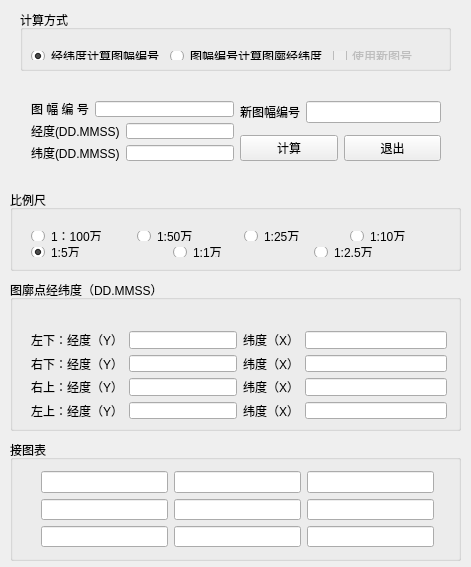
<?xml version="1.0" encoding="UTF-8"?>
<ui version="4.0">
 <class>UI_MapFrameTool</class>
 <widget class="QWidget" name="UI_MapFrameTool">
  <property name="geometry">
   <rect>
    <x>0</x>
    <y>0</y>
    <width>471</width>
    <height>567</height>
   </rect>
  </property>
  <property name="windowTitle">
   <string>图幅信息计算器</string>
  </property>
  <widget class="QGroupBox" name="groupBox_IndexMap">
   <property name="geometry">
    <rect>
     <x>10</x>
     <y>440</y>
     <width>451</width>
     <height>121</height>
    </rect>
   </property>
   <property name="title">
    <string>接图表</string>
   </property>
   <widget class="QWidget" name="layoutWidget">
    <property name="geometry">
     <rect>
      <x>20</x>
      <y>20</y>
      <width>415</width>
      <height>98</height>
     </rect>
    </property>
    <layout class="QVBoxLayout" name="verticalLayout_6">
     <item>
      <layout class="QHBoxLayout" name="horizontalLayout_18">
       <item>
        <widget class="QLineEdit" name="lineEdit_table11">
         <property name="enabled">
          <bool>true</bool>
         </property>
         <property name="alignment">
          <set>Qt::AlignCenter</set>
         </property>
         <property name="readOnly">
          <bool>true</bool>
         </property>
        </widget>
       </item>
       <item>
        <widget class="QLineEdit" name="lineEdit_table12">
         <property name="enabled">
          <bool>true</bool>
         </property>
         <property name="alignment">
          <set>Qt::AlignCenter</set>
         </property>
         <property name="readOnly">
          <bool>true</bool>
         </property>
        </widget>
       </item>
       <item>
        <widget class="QLineEdit" name="lineEdit_table13">
         <property name="enabled">
          <bool>true</bool>
         </property>
         <property name="alignment">
          <set>Qt::AlignCenter</set>
         </property>
         <property name="readOnly">
          <bool>true</bool>
         </property>
        </widget>
       </item>
      </layout>
     </item>
     <item>
      <layout class="QHBoxLayout" name="horizontalLayout_19">
       <item>
        <widget class="QLineEdit" name="lineEdit_table21">
         <property name="enabled">
          <bool>true</bool>
         </property>
         <property name="alignment">
          <set>Qt::AlignCenter</set>
         </property>
         <property name="readOnly">
          <bool>true</bool>
         </property>
        </widget>
       </item>
       <item>
        <widget class="QLineEdit" name="lineEdit_table22">
         <property name="enabled">
          <bool>true</bool>
         </property>
         <property name="alignment">
          <set>Qt::AlignCenter</set>
         </property>
         <property name="readOnly">
          <bool>true</bool>
         </property>
        </widget>
       </item>
       <item>
        <widget class="QLineEdit" name="lineEdit_table23">
         <property name="enabled">
          <bool>true</bool>
         </property>
         <property name="alignment">
          <set>Qt::AlignCenter</set>
         </property>
         <property name="readOnly">
          <bool>true</bool>
         </property>
        </widget>
       </item>
      </layout>
     </item>
     <item>
      <layout class="QHBoxLayout" name="horizontalLayout_20">
       <item>
        <widget class="QLineEdit" name="lineEdit_table31">
         <property name="enabled">
          <bool>true</bool>
         </property>
         <property name="alignment">
          <set>Qt::AlignCenter</set>
         </property>
         <property name="readOnly">
          <bool>true</bool>
         </property>
        </widget>
       </item>
       <item>
        <widget class="QLineEdit" name="lineEdit_table32">
         <property name="enabled">
          <bool>true</bool>
         </property>
         <property name="alignment">
          <set>Qt::AlignCenter</set>
         </property>
         <property name="readOnly">
          <bool>true</bool>
         </property>
        </widget>
       </item>
       <item>
        <widget class="QLineEdit" name="lineEdit_table33">
         <property name="enabled">
          <bool>true</bool>
         </property>
         <property name="alignment">
          <set>Qt::AlignCenter</set>
         </property>
         <property name="readOnly">
          <bool>true</bool>
         </property>
        </widget>
       </item>
      </layout>
     </item>
    </layout>
   </widget>
  </widget>
  <widget class="QGroupBox" name="groupBox_MapBorder">
   <property name="geometry">
    <rect>
     <x>10</x>
     <y>280</y>
     <width>451</width>
     <height>151</height>
    </rect>
   </property>
   <property name="title">
    <string>图廓点经纬度（DD.MMSS）</string>
   </property>
   <widget class="QWidget" name="layoutWidget">
    <property name="geometry">
     <rect>
      <x>10</x>
      <y>40</y>
      <width>438</width>
      <height>110</height>
     </rect>
    </property>
    <layout class="QHBoxLayout" name="horizontalLayout_17">
     <item>
      <layout class="QVBoxLayout" name="verticalLayout_5">
       <item>
        <layout class="QHBoxLayout" name="horizontalLayout_9">
         <item>
          <widget class="QLabel" name="label_3">
           <property name="text">
            <string>左下：经度（Y）</string>
           </property>
          </widget>
         </item>
         <item>
          <widget class="QLineEdit" name="lineEdit_LonBottomLeft">
           <property name="enabled">
            <bool>true</bool>
           </property>
           <property name="alignment">
            <set>Qt::AlignCenter</set>
           </property>
           <property name="readOnly">
            <bool>true</bool>
           </property>
          </widget>
         </item>
        </layout>
       </item>
       <item>
        <layout class="QHBoxLayout" name="horizontalLayout_10">
         <item>
          <widget class="QLabel" name="label_6">
           <property name="text">
            <string>右下：经度（Y）</string>
           </property>
          </widget>
         </item>
         <item>
          <widget class="QLineEdit" name="lineEdit_LonBottomRight">
           <property name="enabled">
            <bool>true</bool>
           </property>
           <property name="alignment">
            <set>Qt::AlignCenter</set>
           </property>
           <property name="readOnly">
            <bool>true</bool>
           </property>
          </widget>
         </item>
        </layout>
       </item>
       <item>
        <layout class="QHBoxLayout" name="horizontalLayout_11">
         <item>
          <widget class="QLabel" name="label_7">
           <property name="text">
            <string>右上：经度（Y）</string>
           </property>
          </widget>
         </item>
         <item>
          <widget class="QLineEdit" name="lineEdit_LonUpperRight">
           <property name="enabled">
            <bool>true</bool>
           </property>
           <property name="alignment">
            <set>Qt::AlignCenter</set>
           </property>
           <property name="readOnly">
            <bool>true</bool>
           </property>
          </widget>
         </item>
        </layout>
       </item>
       <item>
        <layout class="QHBoxLayout" name="horizontalLayout_12">
         <item>
          <widget class="QLabel" name="label_8">
           <property name="text">
            <string>左上：经度（Y）</string>
           </property>
          </widget>
         </item>
         <item>
          <widget class="QLineEdit" name="lineEdit_LonUpperLeft">
           <property name="enabled">
            <bool>true</bool>
           </property>
           <property name="alignment">
            <set>Qt::AlignCenter</set>
           </property>
           <property name="readOnly">
            <bool>true</bool>
           </property>
          </widget>
         </item>
        </layout>
       </item>
      </layout>
     </item>
     <item>
      <layout class="QVBoxLayout" name="verticalLayout_3">
       <item>
        <layout class="QHBoxLayout" name="horizontalLayout_13">
         <item>
          <widget class="QLabel" name="label_11">
           <property name="text">
            <string>纬度（X）</string>
           </property>
          </widget>
         </item>
         <item>
          <widget class="QLineEdit" name="lineEdit_LatBottomLeft">
           <property name="enabled">
            <bool>true</bool>
           </property>
           <property name="alignment">
            <set>Qt::AlignCenter</set>
           </property>
           <property name="readOnly">
            <bool>true</bool>
           </property>
          </widget>
         </item>
        </layout>
       </item>
       <item>
        <layout class="QHBoxLayout" name="horizontalLayout_14">
         <item>
          <widget class="QLabel" name="label_12">
           <property name="text">
            <string>纬度（X）</string>
           </property>
          </widget>
         </item>
         <item>
          <widget class="QLineEdit" name="lineEdit_LatBottomRight">
           <property name="enabled">
            <bool>true</bool>
           </property>
           <property name="alignment">
            <set>Qt::AlignCenter</set>
           </property>
           <property name="readOnly">
            <bool>true</bool>
           </property>
          </widget>
         </item>
        </layout>
       </item>
       <item>
        <layout class="QHBoxLayout" name="horizontalLayout_15">
         <item>
          <widget class="QLabel" name="label_13">
           <property name="text">
            <string>纬度（X）</string>
           </property>
          </widget>
         </item>
         <item>
          <widget class="QLineEdit" name="lineEdit_LatUpperRight">
           <property name="enabled">
            <bool>true</bool>
           </property>
           <property name="alignment">
            <set>Qt::AlignCenter</set>
           </property>
           <property name="readOnly">
            <bool>true</bool>
           </property>
          </widget>
         </item>
        </layout>
       </item>
       <item>
        <layout class="QHBoxLayout" name="horizontalLayout_16">
         <item>
          <widget class="QLabel" name="label_14">
           <property name="text">
            <string>纬度（X）</string>
           </property>
          </widget>
         </item>
         <item>
          <widget class="QLineEdit" name="lineEdit_LatUpperLeft">
           <property name="enabled">
            <bool>true</bool>
           </property>
           <property name="alignment">
            <set>Qt::AlignCenter</set>
           </property>
           <property name="readOnly">
            <bool>true</bool>
           </property>
          </widget>
         </item>
        </layout>
       </item>
      </layout>
     </item>
    </layout>
   </widget>
  </widget>
  <widget class="QGroupBox" name="groupBox_Scale">
   <property name="geometry">
    <rect>
     <x>10</x>
     <y>190</y>
     <width>451</width>
     <height>81</height>
    </rect>
   </property>
   <property name="title">
    <string>比例尺</string>
   </property>
   <widget class="QWidget" name="layoutWidget">
    <property name="geometry">
     <rect>
      <x>10</x>
      <y>30</y>
      <width>441</width>
      <height>48</height>
     </rect>
    </property>
    <layout class="QVBoxLayout" name="verticalLayout_4">
     <item>
      <layout class="QHBoxLayout" name="horizontalLayout_3">
       <item>
        <widget class="QRadioButton" name="radioButton_Scale100">
         <property name="text">
          <string>1：100万</string>
         </property>
         <property name="checked">
          <bool>true</bool>
         </property>
        </widget>
       </item>
       <item>
        <widget class="QRadioButton" name="radioButton_Scale50">
         <property name="text">
          <string>1:50万</string>
         </property>
        </widget>
       </item>
       <item>
        <widget class="QRadioButton" name="radioButton_Scale25">
         <property name="text">
          <string>1:25万</string>
         </property>
        </widget>
       </item>
       <item>
        <widget class="QRadioButton" name="radioButton_Scale10">
         <property name="text">
          <string>1:10万</string>
         </property>
        </widget>
       </item>
      </layout>
     </item>
     <item>
      <layout class="QHBoxLayout" name="horizontalLayout_2">
       <item>
        <widget class="QRadioButton" name="radioButton_Scale5">
         <property name="text">
          <string>1:5万</string>
         </property>
         <property name="checked">
          <bool>true</bool>
         </property>
        </widget>
       </item>
       <item>
        <widget class="QRadioButton" name="radioButton_Scale1">
         <property name="text">
          <string>1:1万</string>
         </property>
        </widget>
       </item>
       <item>
        <widget class="QRadioButton" name="radioButton_Scale25000">
         <property name="text">
          <string>1:2.5万</string>
         </property>
        </widget>
       </item>
      </layout>
     </item>
    </layout>
   </widget>
  </widget>
  <widget class="QGroupBox" name="groupBox_CalStyle">
   <property name="geometry">
    <rect>
     <x>20</x>
     <y>10</y>
     <width>431</width>
     <height>61</height>
    </rect>
   </property>
   <property name="title">
    <string>计算方式</string>
   </property>
   <widget class="QWidget" name="layoutWidget">
    <property name="geometry">
     <rect>
      <x>0</x>
      <y>30</y>
      <width>431</width>
      <height>31</height>
     </rect>
    </property>
    <layout class="QHBoxLayout" name="horizontalLayout">
     <item>
      <widget class="QRadioButton" name="radioButton_FromLonLat">
       <property name="text">
        <string>经纬度计算图幅编号</string>
       </property>
       <property name="checked">
        <bool>true</bool>
       </property>
      </widget>
     </item>
     <item>
      <widget class="QRadioButton" name="radioButton_FromPicture">
       <property name="text">
        <string>图幅编号计算图廓经纬度</string>
       </property>
      </widget>
     </item>
     <item>
      <widget class="QCheckBox" name="checkBox_BoolNewPicture">
       <property name="enabled">
        <bool>false</bool>
       </property>
       <property name="text">
        <string>使用新图号</string>
       </property>
      </widget>
     </item>
    </layout>
   </widget>
  </widget>
  <widget class="QWidget" name="layoutWidget">
   <property name="geometry">
    <rect>
     <x>20</x>
     <y>90</y>
     <width>432</width>
     <height>82</height>
    </rect>
   </property>
   <layout class="QHBoxLayout" name="horizontalLayout_21">
    <item>
     <layout class="QVBoxLayout" name="verticalLayout">
      <item>
       <layout class="QHBoxLayout" name="horizontalLayout_6">
        <item>
         <widget class="QLabel" name="label">
          <property name="text">
           <string>图 幅 编 号</string>
          </property>
         </widget>
        </item>
        <item>
         <widget class="QLineEdit" name="lineEdit_OldPitcureID">
          <property name="alignment">
           <set>Qt::AlignCenter</set>
          </property>
         </widget>
        </item>
       </layout>
      </item>
      <item>
       <layout class="QHBoxLayout" name="horizontalLayout_5">
        <item>
         <widget class="QLabel" name="label_2">
          <property name="text">
           <string>经度(DD.MMSS)</string>
          </property>
         </widget>
        </item>
        <item>
         <widget class="QLineEdit" name="lineEdit_PictureLon">
          <property name="alignment">
           <set>Qt::AlignCenter</set>
          </property>
         </widget>
        </item>
       </layout>
      </item>
      <item>
       <layout class="QHBoxLayout" name="horizontalLayout_4">
        <item>
         <widget class="QLabel" name="label_5">
          <property name="text">
           <string>纬度(DD.MMSS)</string>
          </property>
         </widget>
        </item>
        <item>
         <widget class="QLineEdit" name="lineEdit_PictureLat">
          <property name="alignment">
           <set>Qt::AlignCenter</set>
          </property>
         </widget>
        </item>
       </layout>
      </item>
     </layout>
    </item>
    <item>
     <layout class="QVBoxLayout" name="verticalLayout_2">
      <item>
       <layout class="QHBoxLayout" name="horizontalLayout_7">
        <item>
         <widget class="QLabel" name="label_4">
          <property name="text">
           <string>新图幅编号</string>
          </property>
         </widget>
        </item>
        <item>
         <widget class="QLineEdit" name="lineEdit_NewPitcureID">
          <property name="enabled">
           <bool>true</bool>
          </property>
          <property name="alignment">
           <set>Qt::AlignCenter</set>
          </property>
          <property name="readOnly">
           <bool>false</bool>
          </property>
         </widget>
        </item>
       </layout>
      </item>
      <item>
       <spacer name="verticalSpacer">
        <property name="orientation">
         <enum>Qt::Vertical</enum>
        </property>
        <property name="sizeHint" stdset="0">
         <size>
          <width>20</width>
          <height>40</height>
         </size>
        </property>
       </spacer>
      </item>
      <item>
       <layout class="QHBoxLayout" name="horizontalLayout_8">
        <item>
         <widget class="QPushButton" name="pushButton_Cal">
          <property name="text">
           <string>计算</string>
          </property>
         </widget>
        </item>
        <item>
         <widget class="QPushButton" name="pushButton_Quit">
          <property name="text">
           <string>退出</string>
          </property>
         </widget>
        </item>
       </layout>
      </item>
     </layout>
    </item>
   </layout>
  </widget>
 </widget>
 <layoutdefault spacing="6" margin="11"/>
 <tabstops>
  <tabstop>radioButton_FromLonLat</tabstop>
  <tabstop>radioButton_FromPicture</tabstop>
  <tabstop>checkBox_BoolNewPicture</tabstop>
  <tabstop>lineEdit_table11</tabstop>
  <tabstop>lineEdit_table12</tabstop>
  <tabstop>lineEdit_table13</tabstop>
  <tabstop>lineEdit_table21</tabstop>
  <tabstop>lineEdit_table22</tabstop>
  <tabstop>lineEdit_table23</tabstop>
  <tabstop>lineEdit_table31</tabstop>
  <tabstop>lineEdit_table32</tabstop>
  <tabstop>lineEdit_table33</tabstop>
  <tabstop>lineEdit_LonBottomLeft</tabstop>
  <tabstop>lineEdit_LonBottomRight</tabstop>
  <tabstop>lineEdit_LonUpperRight</tabstop>
  <tabstop>lineEdit_LonUpperLeft</tabstop>
  <tabstop>lineEdit_LatBottomLeft</tabstop>
  <tabstop>lineEdit_LatBottomRight</tabstop>
  <tabstop>lineEdit_LatUpperRight</tabstop>
  <tabstop>lineEdit_LatUpperLeft</tabstop>
  <tabstop>radioButton_Scale100</tabstop>
  <tabstop>radioButton_Scale50</tabstop>
  <tabstop>radioButton_Scale25</tabstop>
  <tabstop>radioButton_Scale10</tabstop>
  <tabstop>radioButton_Scale5</tabstop>
  <tabstop>radioButton_Scale1</tabstop>
  <tabstop>radioButton_Scale25000</tabstop>
  <tabstop>lineEdit_OldPitcureID</tabstop>
  <tabstop>lineEdit_PictureLon</tabstop>
  <tabstop>lineEdit_PictureLat</tabstop>
  <tabstop>lineEdit_NewPitcureID</tabstop>
  <tabstop>pushButton_Cal</tabstop>
  <tabstop>pushButton_Quit</tabstop>
 </tabstops>
 <resources/>
 <connections/>
</ui>
